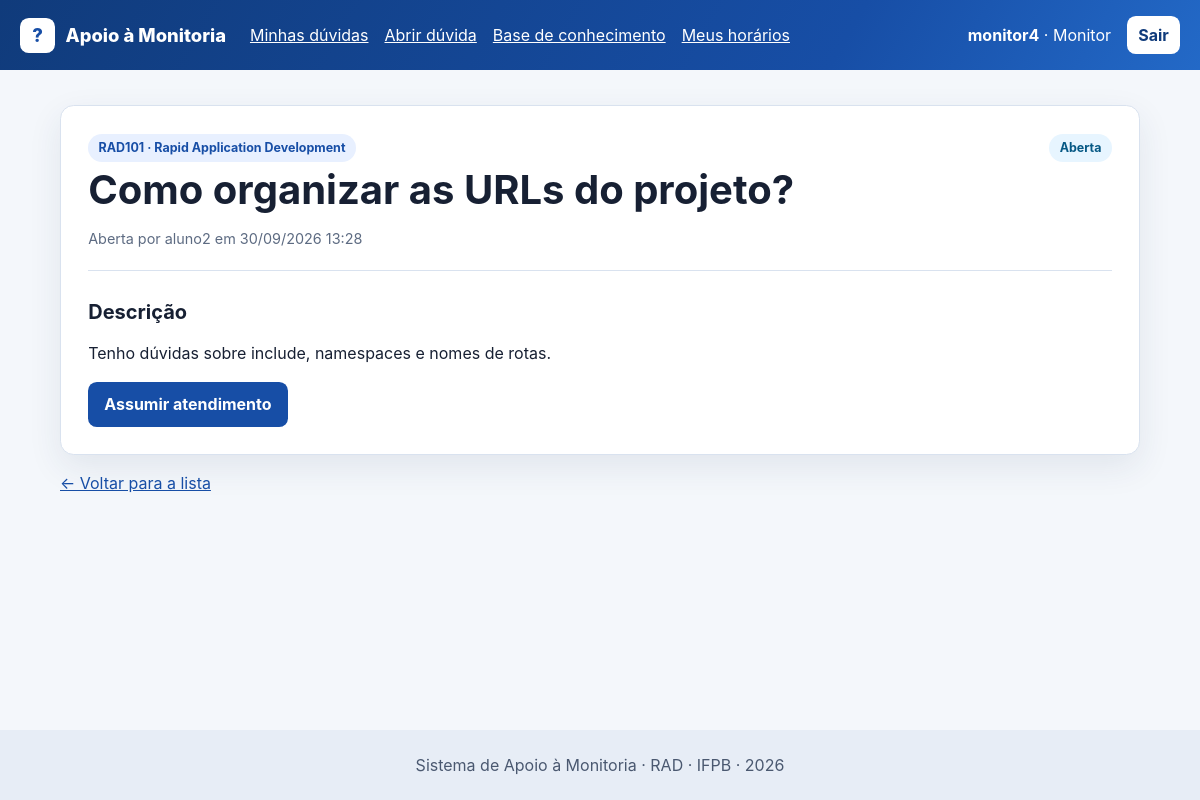
Page /duvidas/1/ (signed in) on the committed database.
### monitoria/models.py (models this page shows, shortened)
class Duvida(models.Model):
    class Situacao(models.TextChoices):
        ABERTA = "ABERTA", "Aberta"
        EM_ATENDIMENTO = "EM_ATENDIMENTO", "Em atendimento"
        RESPONDIDA = "RESPONDIDA", "Respondida"
        ENCERRADA = "ENCERRADA", "Encerrada"
    titulo = models.CharField(max_length=160)
    descricao = models.TextField()
    disciplina = models.ForeignKey(
        Disciplina,
        on_delete=models.PROTECT,
        related_name="duvidas",
    )
    autor = models.ForeignKey(
        settings.AUTH_USER_MODEL,
        on_delete=models.PROTECT,
        related_name="duvidas_abertas",
    )
    monitor_responsavel = models.ForeignKey(
        settings.AUTH_USER_MODEL,
        blank=True,
        null=True,
        on_delete=models.PROTECT,
        related_name="duvidas_assumidas",
    )
    resposta = models.TextField(blank=True)
    situacao = models.CharField(
        max_length=20,
        choices=Situacao.choices,
        default=Situacao.ABERTA,
    )
    aberta_em = models.DateTimeField(auto_now_add=True)
    atualizada_em = models.DateTimeField(auto_now=True)
    class Meta:
        ordering = ("-atualizada_em", "-pk")
        verbose_name_plural = "Dúvidas"

class Disciplina(models.Model):
    nome = models.CharField(max_length=120)
    codigo = models.CharField(max_length=20, unique=True)
    ativa = models.BooleanField(default=True)
    monitores = models.ManyToManyField(
        settings.AUTH_USER_MODEL,
        blank=True,
        related_name="disciplinas_monitoradas",
    )
    class Meta:
        ordering = ("codigo",)

### monitoria/views.py (the view)
class DetalheDuvidaView(LoginRequiredMixin, DetailView):
    template_name = "monitoria/detalhe_duvida.html"
    context_object_name = "duvida"
    def get_queryset(self):
        return duvidas_acessiveis_para(self.request.user)
    def get_context_data(self, **kwargs):
        contexto = super().get_context_data(**kwargs)
        duvida = self.object
        usuario = self.request.user
        contexto["form_resposta"] = RespostaForm()
        contexto["pode_assumir"] = (
            duvida.situacao == Duvida.Situacao.ABERTA
            and duvida.disciplina.monitores.filter(pk=usuario.pk).exists()
        )
        contexto["pode_responder"] = (
            duvida.situacao == Duvida.Situacao.EM_ATENDIMENTO
            and duvida.monitor_responsavel_id == usuario.pk
        )
        contexto["pode_encerrar"] = (
            duvida.situacao == Duvida.Situacao.RESPONDIDA
            and duvida.autor_id == usuario.pk
            and bool(duvida.resposta.strip())
        )
        return contexto

### monitoria/context_processors.py (called while the page is built)
def papeis(request):
    if not request.user.is_authenticated:
        return {"papel_usuario": "", "eh_monitor": False}
    return {
        "papel_usuario": papel_do_usuario(request.user),
        "eh_monitor": pertence_ao_grupo(request.user, GRUPO_MONITORES),
    }

### monitoria/roles.py (called while the page is built)
def pertence_ao_grupo(usuario, nome_grupo):
    return usuario.is_authenticated and usuario.groups.filter(name=nome_grupo).exists()

def papel_do_usuario(usuario):
    if pertence_ao_grupo(usuario, GRUPO_PROFESSORES):
        return "Professor"
    if pertence_ao_grupo(usuario, GRUPO_MONITORES):
        return "Monitor"
    return "Aluno"

### monitoria/selectors.py (called while the page is built)
def duvidas_visiveis_para(usuario):
    consulta = Duvida.objects.select_related(
        "disciplina",
        "autor",
        "monitor_responsavel",
    )
    if pertence_ao_grupo(usuario, GRUPO_PROFESSORES):
        return consulta
    if pertence_ao_grupo(usuario, GRUPO_MONITORES):
        return consulta.filter(disciplina__monitores=usuario).distinct()
    return consulta.filter(autor=usuario)

def duvidas_acessiveis_para(usuario):
    publicadas_na_base = Q(
        situacao__in=(Duvida.Situacao.RESPONDIDA, Duvida.Situacao.ENCERRADA)
    )
    visiveis_por_papel = Q(pk__in=duvidas_visiveis_para(usuario).values("pk"))
    return Duvida.objects.select_related(
        "disciplina",
        "autor",
        "monitor_responsavel",
    ).filter(publicadas_na_base | visiveis_por_papel).distinct()

### templates/monitoria/detalhe_duvida.html (shortened to what this page needs)
{% extends "base.html" %}
{% block conteudo %}
<article class="painel detalhe">
    <div class="card__topo">
        <span class="etiqueta">{{ duvida.disciplina.codigo }} · {{ duvida.disciplina.nome }}</span>
        <span class="status status--{{ duvida.situacao|lower }}">{{ duvida.get_situacao_display }}</span>
    </div>
    <h1>{{ duvida.titulo }}</h1>
    <p class="meta">
        Aberta por {{ duvida.autor.username }} em {{ duvida.aberta_em|date:"d/m/Y H:i" }}
    </p>
    <section class="bloco-texto">
        <h2>Descrição</h2>
        {{ duvida.descricao|linebreaks }}
    </section>
    {% if pode_assumir %}
        <form method="post" action="{% url 'monitoria:assumir' duvida.pk %}">
            <button class="botao" type="submit">Assumir atendimento</button>
        </form>
    {% endif %}
</article>
<p><a href="{% url 'monitoria:lista_duvidas' %}">← Voltar para a lista</a></p>
{% endblock %}

### templates/base.html (shortened to what this page needs)
{% load static %}
<!DOCTYPE html>
<html lang="pt-br">
<head>
    <link rel="stylesheet" href="{% static 'css/app.css' %}">
</head>
<body>
    <header class="topo">
        <div class="topo__conteudo">
            <a class="marca" href="{% url 'monitoria:lista_duvidas' %}">
                <span class="marca__icone">?</span>
                <span>Apoio à Monitoria</span>
            </a>
            <nav class="menu" aria-label="Navegação principal">
                {% if user.is_authenticated %}
                    <a href="{% url 'monitoria:lista_duvidas' %}">Minhas dúvidas</a>
                    <a href="{% url 'monitoria:abrir_duvida' %}">Abrir dúvida</a>
                    <a href="{% url 'monitoria:base_conhecimento' %}">Base de conhecimento</a>
                    {% if eh_monitor %}
                        <a href="{% url 'monitoria:horarios' %}">Meus horários</a>
                    {% endif %}
                {% endif %}
            </nav>
            <div class="usuario">
                {% if user.is_authenticated %}
                    <span><strong>{{ user.username }}</strong> · {{ papel_usuario }}</span>
                    <form method="post" action="{% url 'logout' %}">
                        <button class="botao botao--claro botao--compacto" type="submit">Sair</button>
                    </form>
                {% else %}
                    <a href="{% url 'login' %}">Entrar</a>
                    <a class="botao botao--claro" href="{% url 'monitoria:cadastro' %}">Criar conta</a>
                {% endif %}
            </div>
        </div>
    </header>
    <main class="conteudo">
        {% block conteudo %}{% endblock %}
    </main>
    <footer class="rodape">
        <div>Sistema de Apoio à Monitoria · RAD · IFPB · {% now "Y" %}</div>
    </footer>
</body>
</html>

### static/css/app.css (style rules this page uses)
:root { color-scheme: light; font-family: Inter, ui-sans-serif, system-ui, -apple-system, BlinkMacSystemFont, "Segoe UI", sans-serif; color: #172033; background: #f4f7fb; line-height: 1.55; --azul: #174ea6; --azul-escuro: #103b7b; --verde: #087f5b; --borda: #d9e2ef; --suave: #5d6b82; --sombra: 0 12px 34px rgba(32, 55, 90, .09); }
* { box-sizing: border-box; }
body { display: flex; flex-direction: column; margin: 0; min-height: 100vh; }
a { color: var(--azul); }
h1, h2 { line-height: 1.2; }
h1 { font-size: clamp(1.8rem, 4vw, 2.5rem); margin: .25rem 0 .5rem; }
h2 { font-size: 1.25rem; }
.topo { background: linear-gradient(120deg, #103b7b, #174ea6 70%, #2369c7); color: white; padding: 1rem; }
.topo__conteudo { align-items: center; display: grid; gap: 1rem 1.5rem; grid-template-columns: auto 1fr auto; margin: auto; max-width: 1160px; }
.marca { align-items: center; color: white; display: inline-flex; font-size: 1.15rem; font-weight: 800; gap: .65rem; text-decoration: none; }
.marca__icone { align-items: center; background: white; border-radius: .55rem; color: var(--azul); display: inline-flex; font-size: 1.15rem; height: 2.2rem; justify-content: center; width: 2.2rem; }
.menu, .usuario { align-items: center; display: flex; flex-wrap: wrap; gap: .55rem 1rem; }
.menu a, .usuario a { color: white; }
.usuario { justify-content: flex-end; }
.usuario form { margin: 0; }
.conteudo { margin: 2.2rem auto; width: min(1080px, calc(100% - 2rem)); }
.texto-suave, .meta { color: var(--suave); }
.meta { font-size: .9rem; }
.painel, .card, .busca, .estado-vazio { background: white; border: 1px solid var(--borda); border-radius: .85rem; box-shadow: var(--sombra); padding: clamp(1.15rem, 3vw, 1.7rem); }
.card__topo { align-items: center; display: flex; flex-wrap: wrap; gap: .7rem; justify-content: space-between; }
.etiqueta, .status { border-radius: 999px; display: inline-block; font-size: .78rem; font-weight: 750; padding: .28rem .65rem; }
.etiqueta { background: #e8f0ff; color: #174ea6; }
.status--aberta { background: #e7f5ff; color: #075985; }
.botao { background: var(--azul); border: 0; border-radius: .55rem; color: white; cursor: pointer; display: inline-block; font: inherit; font-weight: 750; padding: .65rem 1rem; text-decoration: none; }
.botao--claro { background: white; color: var(--azul-escuro) !important; }
.botao--compacto { padding: .42rem .7rem; }
.bloco-texto { border-top: 1px solid var(--borda); margin-top: 1.2rem; padding-top: .8rem; }
.rodape { background: #e7edf6; color: #4a5870; margin-top: auto; padding: 1.4rem 1rem; text-align: center; }

### rows in the picture
Duvida: disciplina.codigo "RAD101", disciplina.nome "Rapid Application Development", situacao "Aberta", titulo "Como organizar as URLs do projeto?", autor.username "aluno2", aberta_em "30/09/2026 13:28", descricao "Tenho dúvidas sobre include, namespaces e nomes de rotas."

### other values in the picture
{{ user.username }} "monitor4"
{{ papel_usuario }} "Monitor"
